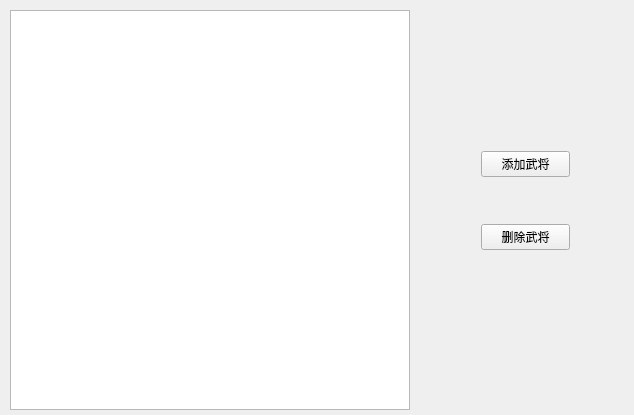
<?xml version="1.0" encoding="UTF-8"?>
<ui version="4.0">
 <class>Widget</class>
 <widget class="QWidget" name="Widget">
  <property name="geometry">
   <rect>
    <x>0</x>
    <y>0</y>
    <width>634</width>
    <height>415</height>
   </rect>
  </property>
  <property name="windowTitle">
   <string>Widget</string>
  </property>
  <widget class="QTableWidget" name="tableWidget">
   <property name="geometry">
    <rect>
     <x>10</x>
     <y>10</y>
     <width>400</width>
     <height>400</height>
    </rect>
   </property>
  </widget>
  <widget class="QWidget" name="widget" native="true">
   <property name="geometry">
    <rect>
     <x>470</x>
     <y>140</y>
     <width>111</width>
     <height>121</height>
    </rect>
   </property>
   <layout class="QVBoxLayout" name="verticalLayout">
    <item>
     <widget class="QPushButton" name="btnAdd">
      <property name="text">
       <string>添加武将</string>
      </property>
     </widget>
    </item>
    <item>
     <spacer name="verticalSpacer">
      <property name="orientation">
       <enum>Qt::Vertical</enum>
      </property>
      <property name="sizeHint" stdset="0">
       <size>
        <width>20</width>
        <height>40</height>
       </size>
      </property>
     </spacer>
    </item>
    <item>
     <widget class="QPushButton" name="btnDelete">
      <property name="text">
       <string>删除武将</string>
      </property>
     </widget>
    </item>
   </layout>
  </widget>
 </widget>
 <layoutdefault spacing="6" margin="11"/>
 <resources/>
 <connections/>
</ui>
